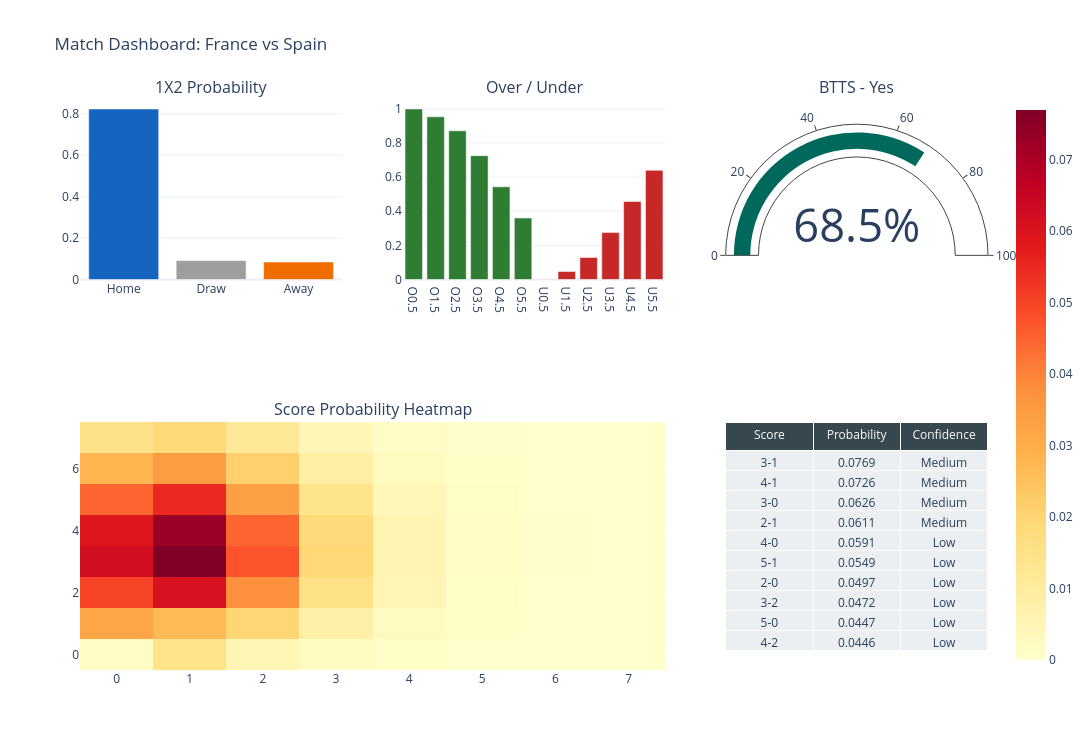

This figure's notebook cell:
### Markdown cell above
### **Analisis Persentase (Skala 1 - 10)**

Berdasarkan hasil simulasi di atas, berikut adalah kekuatan probabilitas untuk pertandingan **Prancis vs Maroko** yang dikonversi ke skala 1-10:

*   **Kemenangan Prancis:** **7.4 / 10** (Dominan)
*   **Hasil Seri:** **1.6 / 10**
*   **Kemenangan Maroko:** **1.0 / 10**

### Code cell
import matplotlib.pyplot as plt
import numpy as np
import pandas as pd

def display_knockout_analysis_v3(home_team, away_team, hdp_line=-1.5):
    """
    Fungsi komprehensif untuk analisis fase gugur dan pasar taruhan lanjutan.
    Versi Terupdate: To Qualify, Win to Nil, BTTS Yes/No, HDP, Odd/Even, Resilience,
    Top 5 Over/Under, Exact Goals, dan Prediksi Skor.
    """
    # 1. Dapatkan prediksi dari mesin v3 dan matriks skor
    pred = predict_match_v3(home_team, away_team)
    pm = dc_model.score_matrix(home_team, away_team, CONFIG['max_goals_grid'])
    max_g = pm.shape[0]

    # --- KALKULASI MARKET ---

    # A. Handicap (HDP)
    p_hdp_home = sum(pm[h, a] for h in range(max_g) for a in range(max_g) if h + hdp_line > a)

    # B. Odd/Even & Exact Goals
    p_even = sum(pm[h, a] for h in range(max_g) for a in range(max_g) if (h + a) % 2 == 0)
    p_odd = 1.0 - p_even

    exact_goals = []
    for target in range(6):
        prob = sum(pm[h, a] for h in range(max_g) for a in range(max_g) if h + a == target)
        exact_goals.append((target, prob))
    exact_goals.sort(key=lambda x: x[1], reverse=True)

    # C. Win to Nil
    p_wtn_h = sum(pm[h, 0] for h in range(1, max_g))
    p_wtn_a = sum(pm[0, a] for a in range(1, max_g))

    # D. Comeback Resilience
    cb = calculate_comeback_resilience(home_team, away_team)

    # E. Over & Under Separate Lists
    lines = [0.5, 1.5, 2.5, 3.5, 4.5, 5.5]
    over_list = [(f"Over {l}", pred.get(f'over_over_{l}', 0)) for l in lines]
    under_list = [(f"Under {l}", pred.get(f'under_{l}', 0)) for l in lines]
    over_list.sort(key=lambda x: x[1], reverse=True)
    under_list.sort(key=lambda x: x[1], reverse=True)

    # F. To Qualify (Win + 50% Draw assumption)
    p_h_qual = pred['home_win_prob'] + (pred['draw_prob'] * 0.5)
    p_a_qual = pred['away_win_prob'] + (pred['draw_prob'] * 0.5)

    # --- DISPLAY OUTPUT ---

    print("*"*65)
    print(f" PROBABILITAS LOLOS (TO QUALIFY - Inc. ET/Penalties):")
    print("*"*65)
    print(f"    - {home_team:<15} Lolos: {p_h_qual*100:.1f}%")
    print(f"    - {away_team:<15} Lolos: {p_a_qual*100:.1f}%")
    print("*"*65 + "\n")

    print(f"{'='*60}")
    print(f" ANALISIS TERPADU (MODEL V3): {home_team.upper()} vs {away_team.upper()}")
    print(f"{'='*60}")

    print(f"\n[1] 1X2 & WIN TO NIL:")
    print(f"    - Probabilitas 1X2   : {home_team} ({pred['home_win_prob']*100:.1f}%) | Seri ({pred['draw_prob']*100:.1f}%) | {away_team} ({pred['away_win_prob']*100:.1f}%)")
    print(f"    - {home_team} Win to Nil : {p_wtn_h*100:.1f}%")
    print(f"    - {away_team} Win to Nil : {p_wtn_a*100:.1f}%")

    print(f"\n[2] MARKET BTTS (Both Teams To Score):")
    print(f"    - BTTS 'YES'         : {pred['btts_yes']*100:.1f}%")
    print(f"    - BTTS 'NO'          : {pred['btts_no']*100:.1f}%")

    print(f"\n[3] HANDICAP (HDP) & ODD/EVEN:")
    print(f"    - Peluang {home_team} Menutup HDP ({hdp_line}): {p_hdp_home*100:.1f}%")
    print(f"    - Prediksi Total Gol : {'GENAP' if p_even > p_odd else 'GANJIL'} ({max(p_even, p_odd)*100:.1f}%)")

    print(f"\n[4] ANALISIS COMEBACK (Resiliensi Mental):")
    print(f"    - Skor Resiliensi {home_team}: {cb['h_res']*10:.1f}/10")
    print(f"    - Skor Resiliensi {away_team}: {cb['a_res']*10:.1f}/10")
    print(f"    - Status Potensi     : {cb['status']}")

    print(f"\n[5] TOP 5 OVER & TOP 5 UNDER:")
    print(f"    --- OVER ---")
    for i, (lbl, prob) in enumerate(over_list[:5]):
        print(f"    {i+1}. {lbl:<10}: {prob*100:.1f}%")
    print(f"    --- UNDER ---")
    for i, (lbl, prob) in enumerate(under_list[:5]):
        print(f"    {i+1}. {lbl:<10}: {prob*100:.1f}%")

    print(f"\n[6] EXACT TOTAL GOALS (Jumlah Gol Tepat):")
    for i, (goals, prob) in enumerate(exact_goals[:3]):
        print(f"    - Tepat {goals} Gol : {prob*100:.1f}% Peluang")

    print(f"\n[7] PREDIKSI SKOR & KEPERCAYAAN:")
    print(f"    - Skor Paling Mungkin: {pred['most_likely_score']}")
    print(f"    - Tingkat Kepercayaan: {pred['confidence_score']*100:.1f}%")
    print(f"{'='*60}\n")

france_spain_dashboard = create_match_dashboard('France', 'Spain')
france_spain_dashboard.show()

display_knockout_analysis_v3('France', 'Spain', hdp_line=-1.5)

### Figure 1 — Plotly figure (JSON) as saved in the notebook; plotly's stock layout.template omitted (floating-point values rounded to 4 significant figures)
{"data": [{"marker": {"color": ["#1565C0", "#9E9E9E", "#EF6C00"]}, "showlegend": false, "type": "bar", "x": ["Home", "Draw", "Away"], "xaxis": "x", "y": [0.8233, 0.09178, 0.0849], "yaxis": "y"}, {"marker": {"color": "#2E7D32"}, "name": "Over", "type": "bar", "x": ["O0.5", "O1.5", "O2.5", "O3.5", "O4.5", "O5.5"], "xaxis": "x2", "y": [0.9986, 0.9526, 0.8709, 0.7252, 0.5428, 0.3602], "yaxis": "y2"}, {"marker": {"color": "#C62828"}, "name": "Under", "type": "bar", "x": ["U0.5", "U1.5", "U2.5", "U3.5", "U4.5", "U5.5"], "xaxis": "x2", "y": [0.001385, 0.04742, 0.1291, 0.2748, 0.4572, 0.6398], "yaxis": "y2"}, {"domain": {"x": [0.7111, 1], "y": [0.685, 1]}, "gauge": {"axis": {"range": [0, 100]}, "bar": {"color": "#00695C"}}, "mode": "gauge+number", "number": {"suffix": "%"}, "type": "indicator", "value": 68.48}, {"colorscale": [[0, "rgb(255,255,204)"], [0.125, "rgb(255,237,160)"], [0.25, "rgb(254,217,118)"], [0.375, "rgb(254,178,76)"], [0.5, "rgb(253,141,60)"], [0.625, "rgb(252,78,42)"], [0.75, "rgb(227,26,28)"], [0.875, "rgb(189,0,38)"], [1, "rgb(128,0,38)"]], "hovertemplate": "Home %{y} - Away %{x}<br>P=%{z:.4f}<extra></extra>", "showscale": true, "type": "heatmap", "x": [0, 1, 2, 3, 4, 5, 6, 7], "xaxis": "x3", "y": [0, 1, 2, 3, 4, 5, 6, 7], "yaxis": "y3", "z": [[0.001385, 0.01414, 0.005255, 0.002152, 0.0006608, 0.0001624, 3.324e-05, 5.833e-06], [0.0319, 0.02675, 0.01986, 0.00813, 0.002497, 0.0006134, 0.0001256, 2.204e-05], [0.04971, 0.06107, 0.03751, 0.01536, 0.004717, 0.001159, 0.0002373, 4.164e-05], [0.06261, 0.07691, 0.04724, 0.01934, 0.00594, 0.001459, 0.0002988, 5.244e-05], [0.05914, 0.07265, 0.04462, 0.01827, 0.005611, 0.001379, 0.0002822, 4.953e-05], [0.04469, 0.0549, 0.03372, 0.01381, 0.00424, 0.001042, 0.0002133, 3.743e-05], [0.02814, 0.03457, 0.02123, 0.008694, 0.00267, 0.000656, 0.0001343, 2.357e-05], [0.01519, 0.01866, 0.01146, 0.004693, 0.001441, 0.0003541, 7.249e-05, 1.272e-05]]}, {"cells": {"fill": {"color": "#ECEFF1"}, "values": [["3-1", "4-1", "3-0", "2-1", "4-0", "5-1", "2-0", "3-2", "5-0", "4-2"], [0.0769, 0.0726, 0.0626, 0.0611, 0.0591, 0.0549, 0.0497, 0.0472, 0.0447, 0.0446], ["Medium", "Medium", "Medium", "Medium", "Low", "Low", "Low", "Low", "Low", "Low"]]}, "domain": {"x": [0.7111, 1], "y": [0, 0.435]}, "header": {"fill": {"color": "#37474F"}, "font": {"color": "white"}, "values": ["Score", "Probability", "Confidence"]}, "type": "table"}], "layout": {"annotations": [{"font": {"size": 16}, "showarrow": false, "text": "1X2 Probability", "x": 0.1444, "xanchor": "center", "xref": "paper", "y": 1, "yanchor": "bottom", "yref": "paper"}, {"font": {"size": 16}, "showarrow": false, "text": "Over / Under", "x": 0.5, "xanchor": "center", "xref": "paper", "y": 1, "yanchor": "bottom", "yref": "paper"}, {"font": {"size": 16}, "showarrow": false, "text": "BTTS - Yes", "x": 0.8556, "xanchor": "center", "xref": "paper", "y": 1, "yanchor": "bottom", "yref": "paper"}, {"font": {"size": 16}, "showarrow": false, "text": "Score Probability Heatmap", "x": 0.3222, "xanchor": "center", "xref": "paper", "y": 0.435, "yanchor": "bottom", "yref": "paper"}], "height": 750, "showlegend": false, "title": {"text": "Match Dashboard: France vs Spain"}, "width": 1150, "xaxis": {"anchor": "y", "domain": [0, 0.2889]}, "xaxis2": {"anchor": "y2", "domain": [0.3556, 0.6444]}, "xaxis3": {"anchor": "y3", "domain": [0, 0.6444]}, "yaxis": {"anchor": "x", "domain": [0.685, 1]}, "yaxis2": {"anchor": "x2", "domain": [0.685, 1]}, "yaxis3": {"anchor": "x3", "domain": [0, 0.435]}}}
